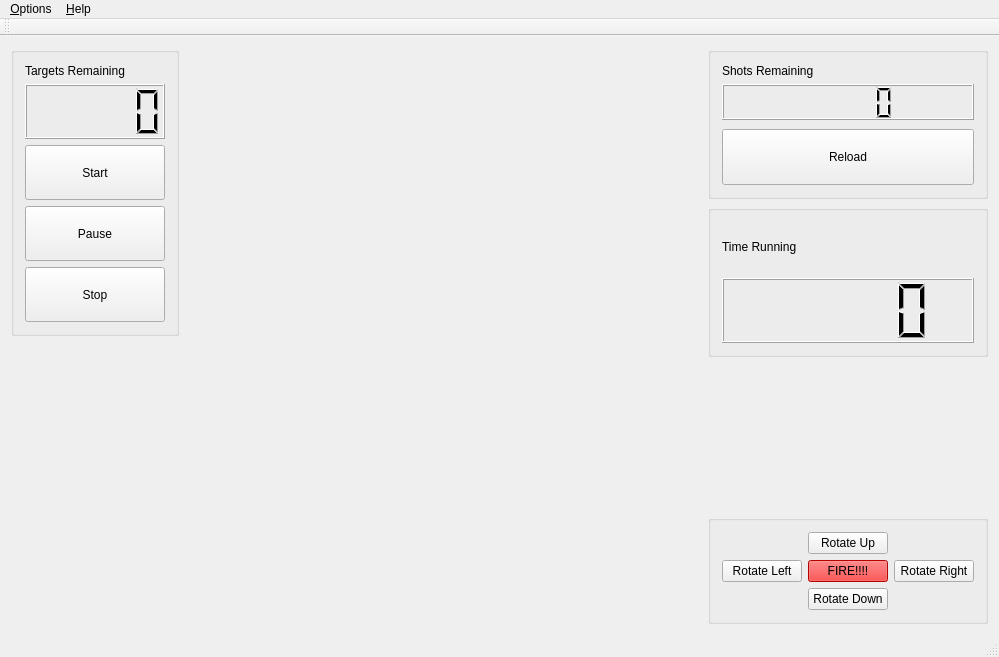
<?xml version="1.0" encoding="UTF-8"?>
<ui version="4.0">
 <class>MainWindow</class>
 <widget class="QMainWindow" name="MainWindow">
  <property name="geometry">
   <rect>
    <x>0</x>
    <y>0</y>
    <width>999</width>
    <height>657</height>
   </rect>
  </property>
  <property name="windowTitle">
   <string>Gremlin</string>
  </property>
  <widget class="QWidget" name="centralWidget">
   <layout class="QHBoxLayout" name="horizontalLayout_4">
    <item>
     <layout class="QVBoxLayout" name="verticalLayout_6">
      <item>
       <widget class="QGroupBox" name="autobox">
        <property name="title">
         <string/>
        </property>
        <layout class="QVBoxLayout" name="verticalLayout_5">
         <item>
          <layout class="QHBoxLayout" name="horizontalLayout_3">
           <item>
            <widget class="QLabel" name="targetcountlabel">
             <property name="sizePolicy">
              <sizepolicy hsizetype="Preferred" vsizetype="Fixed">
               <horstretch>0</horstretch>
               <verstretch>0</verstretch>
              </sizepolicy>
             </property>
             <property name="text">
              <string>Targets Remaining</string>
             </property>
            </widget>
           </item>
           <item>
            <spacer name="horizontalSpacer_6">
             <property name="orientation">
              <enum>Qt::Horizontal</enum>
             </property>
             <property name="sizeHint" stdset="0">
              <size>
               <width>40</width>
               <height>5</height>
              </size>
             </property>
            </spacer>
           </item>
          </layout>
         </item>
         <item>
          <widget class="QLCDNumber" name="targetcountdisplay">
           <property name="sizePolicy">
            <sizepolicy hsizetype="Minimum" vsizetype="Expanding">
             <horstretch>0</horstretch>
             <verstretch>0</verstretch>
            </sizepolicy>
           </property>
          </widget>
         </item>
         <item>
          <widget class="QPushButton" name="startstopbutton">
           <property name="sizePolicy">
            <sizepolicy hsizetype="Minimum" vsizetype="Expanding">
             <horstretch>0</horstretch>
             <verstretch>0</verstretch>
            </sizepolicy>
           </property>
           <property name="toolTip">
            <string>Begin automated routine (Ctrl+V)</string>
           </property>
           <property name="text">
            <string>Start</string>
           </property>
          </widget>
         </item>
         <item>
          <widget class="QPushButton" name="pauseButton">
           <property name="sizePolicy">
            <sizepolicy hsizetype="Minimum" vsizetype="Expanding">
             <horstretch>0</horstretch>
             <verstretch>0</verstretch>
            </sizepolicy>
           </property>
           <property name="text">
            <string>Pause</string>
           </property>
          </widget>
         </item>
         <item>
          <widget class="QPushButton" name="stopButton">
           <property name="sizePolicy">
            <sizepolicy hsizetype="Minimum" vsizetype="Expanding">
             <horstretch>0</horstretch>
             <verstretch>0</verstretch>
            </sizepolicy>
           </property>
           <property name="text">
            <string>Stop</string>
           </property>
          </widget>
         </item>
        </layout>
       </widget>
      </item>
      <item>
       <spacer name="verticalSpacer_2">
        <property name="orientation">
         <enum>Qt::Vertical</enum>
        </property>
        <property name="sizeHint" stdset="0">
         <size>
          <width>20</width>
          <height>40</height>
         </size>
        </property>
       </spacer>
      </item>
     </layout>
    </item>
    <item>
     <widget class="QLabel" name="videostreamviewer">
      <property name="sizePolicy">
       <sizepolicy hsizetype="Expanding" vsizetype="Expanding">
        <horstretch>1</horstretch>
        <verstretch>0</verstretch>
       </sizepolicy>
      </property>
      <property name="text">
       <string/>
      </property>
     </widget>
    </item>
    <item>
     <layout class="QVBoxLayout" name="verticalLayout_7">
      <item>
       <widget class="QGroupBox" name="shotbox">
        <property name="title">
         <string/>
        </property>
        <layout class="QVBoxLayout" name="verticalLayout_4">
         <item>
          <layout class="QVBoxLayout" name="verticalLayout_3">
           <property name="spacing">
            <number>9</number>
           </property>
           <item>
            <layout class="QVBoxLayout" name="verticalLayout_2">
             <item>
              <widget class="QLabel" name="shotcountlabel">
               <property name="sizePolicy">
                <sizepolicy hsizetype="Preferred" vsizetype="Minimum">
                 <horstretch>0</horstretch>
                 <verstretch>0</verstretch>
                </sizepolicy>
               </property>
               <property name="maximumSize">
                <size>
                 <width>16777215</width>
                 <height>18</height>
                </size>
               </property>
               <property name="text">
                <string>Shots Remaining</string>
               </property>
              </widget>
             </item>
             <item>
              <widget class="QLCDNumber" name="shotcountdisplay">
               <property name="sizePolicy">
                <sizepolicy hsizetype="Minimum" vsizetype="Expanding">
                 <horstretch>0</horstretch>
                 <verstretch>0</verstretch>
                </sizepolicy>
               </property>
               <property name="segmentStyle">
                <enum>QLCDNumber::Filled</enum>
               </property>
              </widget>
             </item>
            </layout>
           </item>
           <item>
            <widget class="QPushButton" name="reloadbutton">
             <property name="sizePolicy">
              <sizepolicy hsizetype="Minimum" vsizetype="Expanding">
               <horstretch>0</horstretch>
               <verstretch>0</verstretch>
              </sizepolicy>
             </property>
             <property name="toolTip">
              <string>Reset Shot Count (Ctrl+R)</string>
             </property>
             <property name="text">
              <string>Reload</string>
             </property>
            </widget>
           </item>
          </layout>
         </item>
        </layout>
       </widget>
      </item>
      <item>
       <widget class="QGroupBox" name="timeBox">
        <property name="title">
         <string/>
        </property>
        <layout class="QVBoxLayout" name="verticalLayout_8">
         <item>
          <widget class="QLabel" name="label">
           <property name="text">
            <string>Time Running</string>
           </property>
          </widget>
         </item>
         <item>
          <widget class="QLCDNumber" name="timeNumber">
           <property name="sizePolicy">
            <sizepolicy hsizetype="Minimum" vsizetype="MinimumExpanding">
             <horstretch>0</horstretch>
             <verstretch>0</verstretch>
            </sizepolicy>
           </property>
           <property name="maximumSize">
            <size>
             <width>16777215</width>
             <height>65</height>
            </size>
           </property>
           <property name="smallDecimalPoint">
            <bool>false</bool>
           </property>
           <property name="value" stdset="0">
            <double>0.000000000000000</double>
           </property>
          </widget>
         </item>
        </layout>
       </widget>
      </item>
      <item>
       <spacer name="verticalSpacer_3">
        <property name="orientation">
         <enum>Qt::Vertical</enum>
        </property>
        <property name="sizeHint" stdset="0">
         <size>
          <width>20</width>
          <height>40</height>
         </size>
        </property>
       </spacer>
      </item>
      <item>
       <widget class="QGroupBox" name="controlbox">
        <property name="title">
         <string/>
        </property>
        <layout class="QVBoxLayout" name="verticalLayout">
         <item>
          <layout class="QGridLayout" name="gridLayout">
           <item row="0" column="0">
            <spacer name="horizontalSpacer">
             <property name="orientation">
              <enum>Qt::Horizontal</enum>
             </property>
             <property name="sizeHint" stdset="0">
              <size>
               <width>40</width>
               <height>20</height>
              </size>
             </property>
            </spacer>
           </item>
           <item row="0" column="1">
            <widget class="QPushButton" name="upbutton">
             <property name="toolTip">
              <string>Rotate Turret Up (W)</string>
             </property>
             <property name="styleSheet">
              <string notr="true">font: 75 10pt &quot;MS Shell Dlg 2&quot;;</string>
             </property>
             <property name="text">
              <string>Rotate Up</string>
             </property>
             <property name="shortcut">
              <string>W</string>
             </property>
            </widget>
           </item>
           <item row="0" column="2">
            <spacer name="horizontalSpacer_2">
             <property name="orientation">
              <enum>Qt::Horizontal</enum>
             </property>
             <property name="sizeHint" stdset="0">
              <size>
               <width>40</width>
               <height>20</height>
              </size>
             </property>
            </spacer>
           </item>
           <item row="1" column="0">
            <widget class="QPushButton" name="leftbutton">
             <property name="toolTip">
              <string>Rotate Turret Left (A)</string>
             </property>
             <property name="styleSheet">
              <string notr="true">font: 75 10pt &quot;MS Shell Dlg 2&quot;;</string>
             </property>
             <property name="text">
              <string>Rotate Left</string>
             </property>
             <property name="shortcut">
              <string>A</string>
             </property>
            </widget>
           </item>
           <item row="1" column="1">
            <widget class="QPushButton" name="firebutton">
             <property name="toolTip">
              <string>Fire Missile (Space)</string>
             </property>
             <property name="autoFillBackground">
              <bool>false</bool>
             </property>
             <property name="styleSheet">
              <string notr="true">font: 75 10pt &quot;MS Shell Dlg 2&quot;;
background-color: rgb(255, 0, 0);</string>
             </property>
             <property name="text">
              <string>FIRE!!!!</string>
             </property>
             <property name="shortcut">
              <string>Space</string>
             </property>
             <property name="autoDefault">
              <bool>false</bool>
             </property>
             <property name="default">
              <bool>false</bool>
             </property>
             <property name="flat">
              <bool>false</bool>
             </property>
            </widget>
           </item>
           <item row="1" column="2">
            <widget class="QPushButton" name="rightbutton">
             <property name="toolTip">
              <string>Rotate Turret Right (R)</string>
             </property>
             <property name="styleSheet">
              <string notr="true">font: 75 10pt &quot;MS Shell Dlg 2&quot;;</string>
             </property>
             <property name="text">
              <string>Rotate Right</string>
             </property>
             <property name="shortcut">
              <string>D</string>
             </property>
            </widget>
           </item>
           <item row="2" column="0">
            <spacer name="horizontalSpacer_3">
             <property name="orientation">
              <enum>Qt::Horizontal</enum>
             </property>
             <property name="sizeHint" stdset="0">
              <size>
               <width>40</width>
               <height>20</height>
              </size>
             </property>
            </spacer>
           </item>
           <item row="2" column="1">
            <widget class="QPushButton" name="downbutton">
             <property name="toolTip">
              <string>Rotate Turret Down (S)</string>
             </property>
             <property name="styleSheet">
              <string notr="true">font: 75 10pt &quot;MS Shell Dlg 2&quot;;</string>
             </property>
             <property name="text">
              <string>Rotate Down</string>
             </property>
             <property name="shortcut">
              <string>S</string>
             </property>
            </widget>
           </item>
           <item row="2" column="2">
            <spacer name="horizontalSpacer_4">
             <property name="orientation">
              <enum>Qt::Horizontal</enum>
             </property>
             <property name="sizeHint" stdset="0">
              <size>
               <width>40</width>
               <height>20</height>
              </size>
             </property>
            </spacer>
           </item>
          </layout>
         </item>
        </layout>
       </widget>
      </item>
     </layout>
    </item>
   </layout>
  </widget>
  <widget class="QMenuBar" name="menuBar">
   <property name="geometry">
    <rect>
     <x>0</x>
     <y>0</y>
     <width>999</width>
     <height>21</height>
    </rect>
   </property>
   <widget class="QMenu" name="menuOptions">
    <property name="title">
     <string>&amp;Options</string>
    </property>
    <addaction name="actionCalibrate"/>
    <addaction name="actionReload"/>
    <addaction name="actionConnect_to_Turret"/>
   </widget>
   <widget class="QMenu" name="menuHelp">
    <property name="title">
     <string>&amp;Help</string>
    </property>
    <addaction name="actionHelp"/>
   </widget>
   <widget class="QMenu" name="menuHelp">
    <property name="title">
     <string>&amp;Help</string>
    </property>
    <addaction name="actionHelp"/>
   </widget>
   <addaction name="menuOptions"/>
   <addaction name="menuHelp"/>
  </widget>
  <widget class="QToolBar" name="mainToolBar">
   <attribute name="toolBarArea">
    <enum>TopToolBarArea</enum>
   </attribute>
   <attribute name="toolBarBreak">
    <bool>false</bool>
   </attribute>
  </widget>
  <widget class="QStatusBar" name="statusBar"/>
  <action name="actionCalibrate">
   <property name="text">
    <string>Calibrate</string>
   </property>
   <property name="shortcut">
    <string>Ctrl+C</string>
   </property>
  </action>
  <action name="actionReload">
   <property name="text">
    <string>Reload</string>
   </property>
   <property name="shortcut">
    <string>Ctrl+R</string>
   </property>
  </action>
  <action name="actionConnect_to_Turret">
   <property name="text">
    <string>Connect to Turret</string>
   </property>
  </action>
  <action name="actionHelp">
   <property name="text">
    <string>Help</string>
   </property>
  </action>
  <action name="actionHelp">
   <property name="text">
    <string>Help</string>
   </property>
  </action>
 </widget>
 <layoutdefault spacing="6" margin="11"/>
 <resources/>
 <connections/>
</ui>
